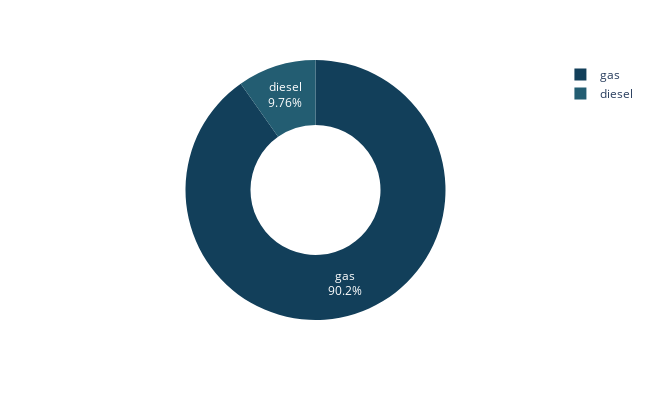

Here is the notebook cell this chart was saved with:
### Code cell
fueltype = df['fueltype'].value_counts().reset_index()
fueltype.columns = ['fueltype', 'value_counts']
fig = px.pie(fueltype, names = 'fueltype', values = 'value_counts', color_discrete_sequence = 
            px.colors.sequential.Darkmint_r, width = 650, height = 400, hole = 0.5)
fig.update_traces(textinfo = 'percent+label')

### Figure 1 — Plotly figure (JSON) as saved in the notebook; plotly's stock layout.template omitted (floating-point values rounded to 4 significant figures)
{"data": [{"domain": {"x": [0, 1], "y": [0, 1]}, "hole": 0.5, "hovertemplate": "fueltype=%{label}<br>value_counts=%{value}<extra></extra>", "labels": ["gas", "diesel"], "legendgroup": "", "name": "", "showlegend": true, "textinfo": "percent+label", "type": "pie", "values": [185, 20]}], "layout": {"height": 400, "legend": {"tracegroupgap": 0}, "margin": {"t": 60}, "piecolorway": ["rgb(18, 63, 90)", "rgb(35, 93, 114)", "rgb(58, 124, 137)", "rgb(85, 156, 158)", "rgb(123, 188, 176)", "rgb(165, 219, 194)", "rgb(210, 251, 212)"], "width": 650}}
